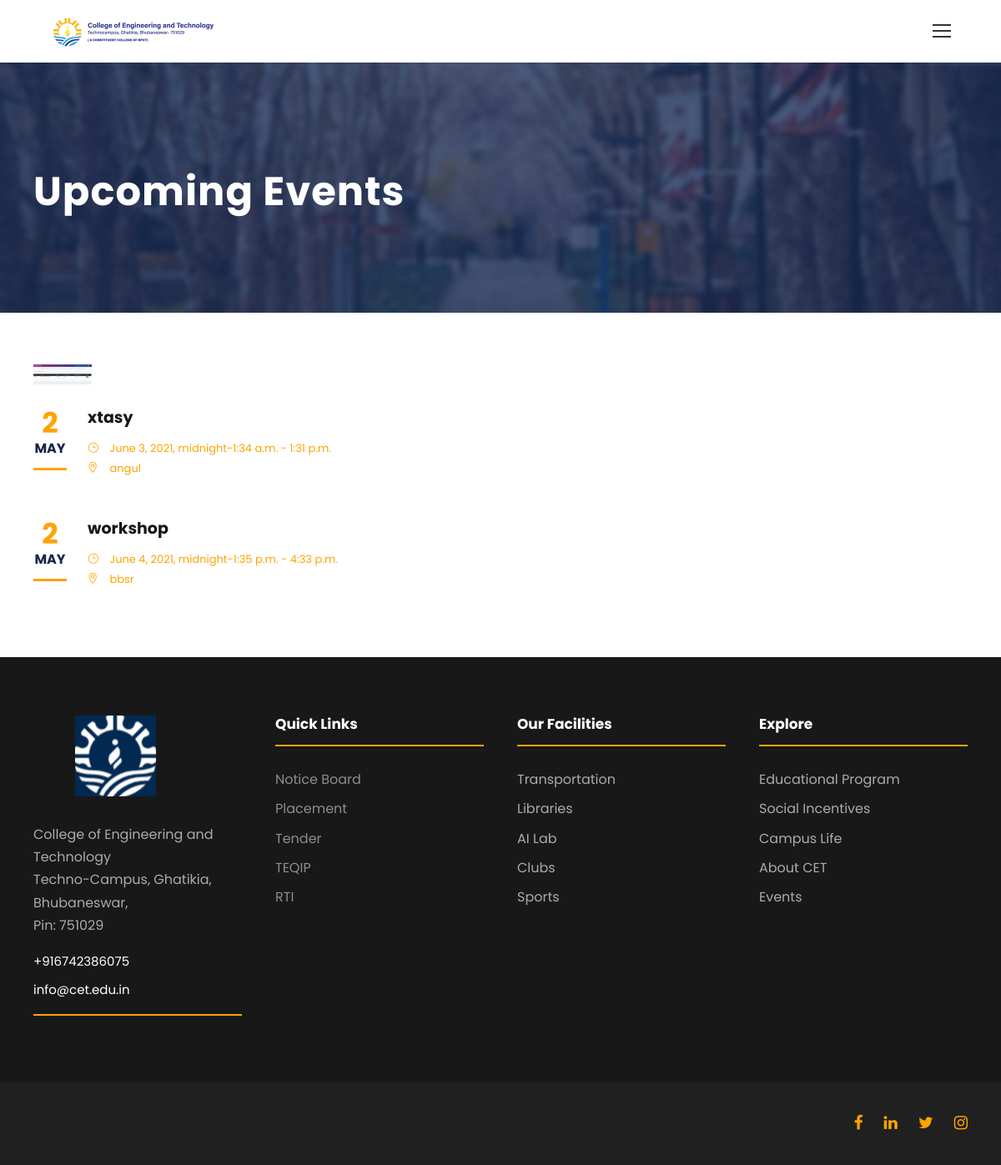
Page /upcomingevents on the committed database.
### my_app/models.py (models this page shows, shortened)
class eventsdb(models.Model):
    events_id = models.AutoField(primary_key=True)
    events_title = models.CharField(default="", max_length=200)
    upload = models.FileField(upload_to='events/', blank=True, null=True)
    start_time = models.TimeField(blank=True, null=True)
    end_time = models.TimeField(blank=True, null=True)
    location = models.CharField(default="", max_length=200)
    month = models.CharField(default=AutoDateTimeField(), null=True, blank=True, max_length=12)
    time = models.CharField(default=gettime(), null=True, blank=True, max_length=200)
    day = models.CharField(default=getday(), null=True, blank=True, max_length=20)
    date = models.DateTimeField(blank=True, null=True)

### my_app/views.py (the view)
# urls.py: path("upcomingevents", views.upcomingevents, name="upcomingevents"),
def upcomingevents(request):
    n = eventsdb.objects.order_by('events_id')
    return render(request, 'upcomingevents.html',{"n":n})

### templates/upcomingevents.html (shortened to what this page needs)
{% extends "base.html" %}
{% load static %}
{% block body %}
            <div class="kingster-page-title-wrap  kingster-style-medium kingster-left-align">
                <div class="kingster-page-title-container kingster-container">
                    <div class="kingster-page-title-content kingster-item-pdlr">
                        <h1 class="kingster-page-title">Upcoming Events</h1></div>
                </div>
            </div>
            <div class="kingster-page-wrapper" id="kingster-page-wrapper">
                <div class="gdlr-core-page-builder-body">
                    <div class="gdlr-core-pbf-wrapper ">
                        <div class="gdlr-core-pbf-wrapper-content gdlr-core-js ">
                            <div class="gdlr-core-pbf-wrapper-container clearfix gdlr-core-container">
                                <div class="gdlr-core-pbf-element">
                                    <div class="gdlr-core-event-item gdlr-core-item-pdb">
                                        <div class="gdlr-core-event-item-holder clearfix">
{% for i in n %}
                                            <div class="gdlr-core-event-item-list gdlr-core-style-grid gdlr-core-item-pdlr   clearfix" style="margin-bottom: 20px ;">
                                                <div class="gdlr-core-event-item-thumbnail">
                                                {% if i.upload %}
                                                    <a href="{{i.upload.url}}" download ><img src="{{i.upload.url}}" width="70" height="45"  alt="" /></a>
                                                    {% endif %}
                                                </div>
                                                <span class="gdlr-core-event-item-info gdlr-core-type-start-date-month">
                                                <span class="gdlr-core-date" >{{i.day}}</span><span class="gdlr-core-month">{{i.month}}</span></span>
                                                <div class="gdlr-core-event-item-content-wrap">
                                                    <h3 class="gdlr-core-event-item-title">
                                                     {{i.events_title}}</h3>
                                                    <div class="gdlr-core-event-item-info-wrap">
                                                        <span class="gdlr-core-event-item-info gdlr-core-type-time"><span class="gdlr-core-head" >
                                                            <i class="icon_clock_alt" >
                                                            </i></span><span class="gdlr-core-tail">{{i.date}}-{{i.start_time}} - {{i.end_time}}</span></span>
                                                        <span class="gdlr-core-event-item-info gdlr-core-type-location">
                                                            <span class="gdlr-core-head" ><i class="icon_pin_alt" ></i></span>
                                                            <span class="gdlr-core-tail">{{i.location}}</span></span>
                                                    </div>
                                                </div>
                                            </div>
{% endfor %}
                                        </div>
                                    </div>
                                </div>
                            </div>
                        </div>
                    </div>
                </div>
            </div>
         {% endblock %}

### templates/base.html (shortened to what this page needs)
{% load static %}
<!DOCTYPE html>
<html lang="en-US" class="no-js">
<head>
    <link rel='stylesheet' href="{% static 'plugins/goodlayers-core/plugins/combine/style.css' type='text/css' %}" media='all' />
    <link rel='stylesheet' href="{% static 'plugins/goodlayers-core/include/css/page-builder.css' type='text/css' %}" media='all' />
    <link rel='stylesheet' href="{% static 'plugins/revslider/public/assets/css/settings.css' %}" type='text/css' media='all' />
    <link rel='stylesheet' href="{% static 'css/style-core.css' type='text/css' %}" media='all' />
    <link rel='stylesheet' href="{% static 'css/kingster-style-custom.css' type='text/css' %}" media='all' />
<link rel="stylesheet" href="https://maxcdn.bootstrapcdn.com/bootstrap/4.5.2/css/bootstrap.min.css">
</head>
<body class="home page-template-default page page-id-2039 gdlr-core-body woocommerce-no-js tribe-no-js kingster-body kingster-body-front kingster-full  kingster-with-sticky-navigation  kingster-blockquote-style-1 gdlr-core-link-to-lightbox">
<div class="kingster-mobile-header-wrap">
        <div class="kingster-mobile-header kingster-header-background kingster-style-slide kingster-sticky-mobile-navigation " id="kingster-mobile-header">
            <div class="kingster-mobile-header-container kingster-container clearfix">
                <div class="kingster-logo  kingster-item-pdlr">
                    <div class="kingster-logo-inner">
                        <a class="" href="{% url 'home' %}"><img src="{% static 'images/cetlogo.png' %}" alt="" /></a>
                    </div>
                </div>
<div class="kingster-mobile-menu-right">
                    <div class="kingster-mobile-menu"><a class="kingster-mm-menu-button kingster-mobile-menu-button kingster-mobile-button-hamburger" href="#kingster-mobile-menu"><span></span></a>
                    </div>
                </div>
            </div>
        </div>
    </div>
    <div class="kingster-body-outer-wrapper ">
        <div class="kingster-body-wrapper clearfix  kingster-with-frame">
  {% block body %}
  {% endblock %}
            <footer>
                  <div class="kingster-footer-wrapper ">
                    <div class="kingster-footer-container kingster-container clearfix">
                        <div class="kingster-footer-column kingster-item-pdlr kingster-column-15">
                            <div id="text-2" class="widget widget_text kingster-widget">
                                <div class="textwidget">
                                    <p><img src="{% static 'images/lg.png' %}" alt="" style="margin-left: 50px;">
                                        <br>
                                        <br> College of Engineering and Technology
                                        <br> Techno-Campus, Ghatikia, Bhubaneswar,<br> Pin: 751029</p>
                                    <p><span style="font-size: 15px; color: #ffffff;">+916742386075</span>
                                        <br>
                                        <br> <a style="font-size: 15px; color: #ffffff;" href="mailto:admin@kingsteruni.edu">info@cet.edu.in</a></p>
                                    <div class="gdlr-core-divider-item gdlr-core-divider-item-normal gdlr-core-left-align">
                                        <div class="gdlr-core-divider-line gdlr-core-skin-divider" style="border-color: #ffa300 ;border-bottom-width: 2px ;"></div>
                                    </div>
                                </div>
                            </div>
                        </div>
                        <div class="kingster-footer-column kingster-item-pdlr kingster-column-15">
                            <div id="gdlr-core-custom-menu-widget-2" class="widget widget_gdlr-core-custom-menu-widget kingster-widget">
                                <h3 class="kingster-widget-title">Quick Links</h3>
                                <div class="menu-our-campus-container">
                                    <ul id="menu-our-campus" class="gdlr-core-custom-menu-widget gdlr-core-menu-style-plain">
                                        <li class="menu-item"><a href="{% url 'noticeboard' %}">Notice Board</a></li>
                                        <li class="menu-item"><a href="http://placement.cet.edu.in/">Placement</a></li>
                                        <li class="menu-item"><a href="{% url 'tender' %}">Tender</a></li>
                                        <li class="menu-item"><a href="{% url 'teqip' %}">TEQIP</a></li>
                                        <li class="menu-item"><a href="{% url 'rti' %}">RTI</a></li>
                                    </ul>
                                </div>
                            </div>
                        </div>
                        <div class="kingster-footer-column kingster-item-pdlr kingster-column-15">
                            <div id="gdlr-core-custom-menu-widget-3" class="widget widget_gdlr-core-custom-menu-widget kingster-widget">
                                <h3 class="kingster-widget-title">Our Facilities</h3>
                                <div class="menu-campus-life-container">
                                    <ul id="menu-campus-life" class="gdlr-core-custom-menu-widget gdlr-core-menu-style-plain">
                                        <li class="menu-item">Transportation</li>
                                        <li class="menu-item">Libraries</li>
                                        <li class="menu-item">AI Lab</li>
                                        <li class="menu-item">Clubs</li>
                                        <li class="menu-item">Sports</li>
                                    </ul>
                                </div>
                            </div>
                        </div>
                        <div class="kingster-footer-column kingster-item-pdlr kingster-column-15">
                            <div id="gdlr-core-custom-menu-widget-4" class="widget widget_gdlr-core-custom-menu-widget kingster-widget">
                                <h3 class="kingster-widget-title">Explore</h3>
                                <div class="menu-academics-container">
                                    <ul id="menu-academics" class="gdlr-core-custom-menu-widget gdlr-core-menu-style-plain">
                                        <li class="menu-item">Educational Program</li>
                                        <li class="menu-item">Social Incentives</li>
                                        <li class="menu-item">Campus Life</li>
                                        <li class="menu-item">About CET</li>
                                        <li class="menu-item">Events</li>
                                    </ul>
                                </div>
                            </div>
                        </div>
                    </div>
                </div>
				<div class="kingster-copyright-wrapper">
					<div class="kingster-copyright-container kingster-container clearfix">
						<div class="kingster-copyright-right kingster-item-pdlr">
							<div class="gdlr-core-social-network-item gdlr-core-item-pdb  gdlr-core-none-align" style="padding-bottom: 0px ;">
								<a href="https://www.facebook.com/cetbbsr/" target="_blank" class="gdlr-core-social-network-icon" title="facebook">
									<i class="fa fa-facebook"></i>
								</a>
								<a href="https://www.linkedin.com/school/cetb/" target="_blank" class="gdlr-core-social-network-icon" title="linkedin">
									<i class="fa fa-linkedin"></i>
								</a>
								<a href="https://twitter.com/cetbbsr?lang=en" target="_blank" class="gdlr-core-social-network-icon" title="twitter">
									<i class="fa fa-twitter"></i>
								</a>
								<a href="#" target="_blank" class="gdlr-core-social-network-icon" title="instagram">
									<i class="fa fa-instagram"></i>
								</a>
							</div>
						</div>
					</div>
				</div>
            </footer>
        </div>
    </div>
</body>
</html>

### rows in the picture
eventsdb: upload (picture), day "2", month "MAY", events_title "xtasy", date "June 3, 2021, midnight", start_time "1:34 a.m.", end_time "1:31 p.m.", location "angul"
eventsdb: day "2", month "MAY", events_title "workshop", date "June 4, 2021, midnight", start_time "1:35 p.m.", end_time "4:33 p.m.", location "bbsr"
